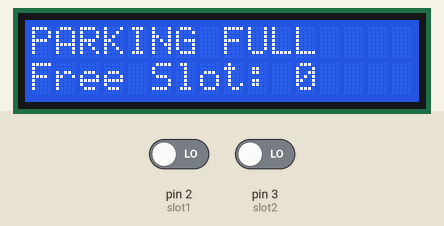
The sketch below on a simulated Arduino Uno, built with avr-gcc and run on an emulated ATmega328P. Parts: 16×2 character LCD. The test bench sets the inputs (shaded band); at power-on: pin 2 (slot1) LOW, pin 3 (slot2) LOW.

Above: at 1.2 s.
1.3 s: pin 2 (slot1) driven HIGH
At 2.0 s:
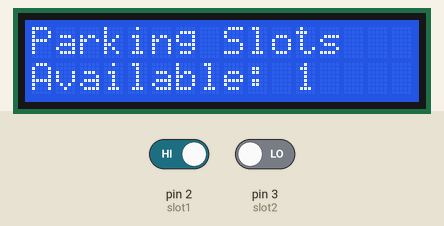
2.8 s: pin 3 (slot2) driven HIGH
At 3.4 s:
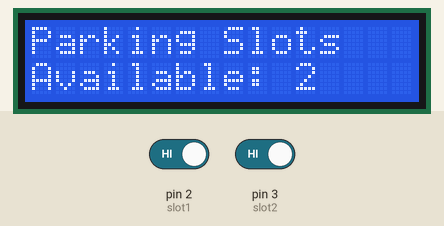
Timing chart, 0 to 5.8 s (numbered marks = the images above; inputs shaded):
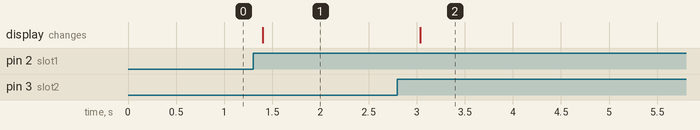

Measured:
- after the input at 1.3 s, the display: changes after 0.10 s (image 1)
- after the input at 2.8 s, the display: changes after 0.24 s (image 2)

The sketch:

Car_parking_slot_indicator.ino
```cpp
#include <Wire.h>
#include <LiquidCrystal_I2C.h>
LiquidCrystal_I2C lcd(0x27,16,2);
const int slot1 = 2;
const int slot2 = 3;
void setup()
{
    pinMode(slot1, INPUT);
    pinMode(slot2, INPUT);
    lcd.init();
    lcd.backlight();
}
void loop()
{
    int s1 = digitalRead(slot1);
    int s2 = digitalRead(slot2);
    int freeSlots = 0;
    if(s1 == HIGH) freeSlots++;
    if(s2 == HIGH) freeSlots++;
    lcd.clear();
    if(s1 == LOW && s2 == LOW)
    {
        lcd.setCursor(0,0);
        lcd.print("PARKING FULL");
        lcd.setCursor(0,1);
        lcd.print("Free Slot: 0");
    }
    else
    {
        lcd.setCursor(0,0);
        lcd.print("Parking Slots");
        lcd.setCursor(0,1);
        lcd.print("Available: ");
        lcd.print(freeSlots);
    }
    delay(300);
}
```
